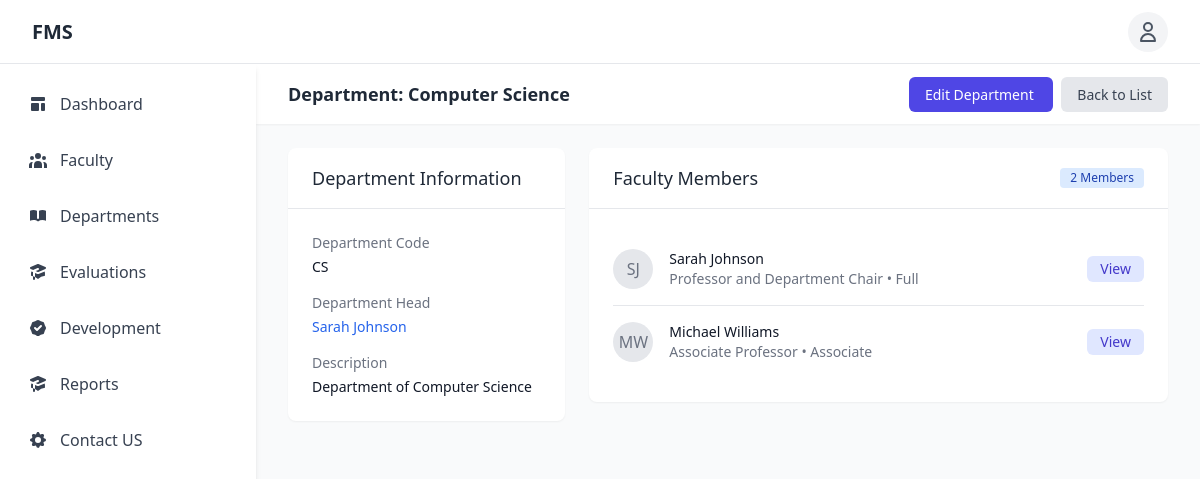
The page /department_view.php?id=1 (signed in) on the database its author committed.
### tables this page shows
CREATE TABLE `departments` (
  `department_id` int(11) NOT NULL,
  `name` varchar(100) NOT NULL,
  `code` varchar(10) NOT NULL,
  `description` text DEFAULT NULL,
  `head_id` int(11) DEFAULT NULL,
  `created_at` timestamp NOT NULL DEFAULT current_timestamp(),
  `updated_at` timestamp NOT NULL DEFAULT current_timestamp() ON UPDATE current_timestamp()
);

CREATE TABLE `faculty` (
  `faculty_id` int(11) NOT NULL,
  `department_id` int(11) NOT NULL,
  `position` varchar(100) NOT NULL,
  `rank` enum('assistant','associate','full','emeritus') NOT NULL,
  `hire_date` date NOT NULL,
  `tenure_status` enum('tenured','tenure_track','non_tenure') NOT NULL,
  `bio` text DEFAULT NULL,
  `office_location` varchar(50) DEFAULT NULL,
  `office_hours` text DEFAULT NULL
);

CREATE TABLE `users` (
  `user_id` int(11) NOT NULL,
  `first_name` varchar(50) NOT NULL,
  `last_name` varchar(50) NOT NULL,
  `email` varchar(100) NOT NULL,
  `password_hash` varchar(255) NOT NULL,
  `salt` varchar(32) NOT NULL,
  `role` enum('admin','department_head','faculty','reviewer') NOT NULL,
  `account_status` enum('active','suspended','pending') DEFAULT 'pending',
  `last_login` datetime DEFAULT NULL,
  `failed_login_attempts` int(11) DEFAULT 0,
  `password_reset_token` varchar(64) DEFAULT NULL,
  `password_reset_expires` datetime DEFAULT NULL,
  `created_at` timestamp NOT NULL DEFAULT current_timestamp(),
  `updated_at` timestamp NOT NULL DEFAULT current_timestamp() ON UPDATE current_timestamp()
);

### includes/data_access.php (called while the page is built, shortened)
<?php
function getDepartmentById($departmentId)
{
    global $pdo;
    try {
        $stmt = $pdo->prepare("
            SELECT d.*, CONCAT(u.first_name, ' ', u.last_name) as head_name
            FROM departments d
            LEFT JOIN users u ON d.head_id = u.user_id
            WHERE d.department_id = ?
        ");
        $stmt->execute([$departmentId]);
        return $stmt->fetch(PDO::FETCH_ASSOC);
    } catch (PDOException $e) {
        error_log("Database error in getDepartmentById: " . $e->getMessage());
        return null;
    }
}
?>

### department_view.php (the view, shortened to what this page needs)
<?php
require_once 'includes/config.php';
require_once 'includes/data_access.php';
$department_id = isset($_GET['id']) ? (int)$_GET['id'] : 0;
$department = getDepartmentById($department_id);
$faculty = $pdo->prepare("
    SELECT f.*, u.first_name, u.last_name, u.email
    FROM faculty f
    JOIN users u ON f.faculty_id = u.user_id
    WHERE f.department_id = ?
    ORDER BY u.last_name, u.first_name
");
$faculty->execute([$department_id]);
$departmentFaculty = $faculty->fetchAll(PDO::FETCH_ASSOC);
include 'includes/header.php';
include 'includes/sidebar.php';
?>
<div class="flex-1 sm:ml-64">
    <header class="bg-white shadow-sm">
        <div class="max-w-7xl mx-auto px-4 py-4 sm:px-6 lg:px-8 flex justify-between items-center">
            <h2 class="text-lg font-semibold text-gray-800">
                Department: <?php echo htmlspecialchars($department['name']); ?>
            </h2>
            <div>
                <a href="department_edit.php?id=<?php echo $department_id; ?>" class="bg-indigo-600 text-white px-4 py-2 rounded-md text-sm font-medium hover:bg-indigo-700 mr-2">
                    Edit Department
                </a>
                <a href="departments.php" class="bg-gray-200 text-gray-700 px-4 py-2 rounded-md text-sm font-medium hover:bg-gray-300">
                    Back to List
                </a>
            </div>
        </div>
    </header>
    <main class="max-w-7xl mx-auto px-4 py-6 sm:px-6 lg:px-8">
        <div class="grid grid-cols-1 lg:grid-cols-3 gap-6">
            <div class="lg:col-span-1">
                <div class="bg-white overflow-hidden shadow-sm rounded-lg">
                    <div class="border-b border-gray-200 px-6 py-4">
                        <h3 class="text-lg font-medium text-gray-800">Department Information</h3>
                    </div>
                    <div class="p-6 space-y-4">
                        <div>
                            <h4 class="text-sm font-medium text-gray-500">Department Code</h4>
                            <p class="mt-1 text-sm text-gray-900"><?php echo htmlspecialchars($department['code']); ?></p>
                        </div>
                        <div>
                            <dt class="text-sm font-medium text-gray-500">Department Head</dt>
                            <dd class="mt-1 text-sm text-gray-900">
                                <?php if ($department['head_id']): ?>
                                    <a href="faculty_view.php?id=<?php echo $department['head_id']; ?>" class="text-blue-600 hover:underline">
                                        <?php echo htmlspecialchars($department['head_name'] ?? 'Unknown'); ?>
                                    </a>
                                <?php else: ?>
                                    <span class="text-gray-500 italic">Not assigned</span>
                                <?php endif; ?>
                            </dd>
                        </div>
                        <div>
                            <h4 class="text-sm font-medium text-gray-500">Description</h4>
                            <p class="mt-1 text-sm text-gray-900"><?php echo htmlspecialchars($department['description'] ?? 'No description available.'); ?></p>
                        </div>
                    </div>
                </div>
            </div>
            <div class="lg:col-span-2">
                <div class="bg-white overflow-hidden shadow-sm rounded-lg">
                    <div class="border-b border-gray-200 px-6 py-4 flex justify-between items-center">
                        <h3 class="text-lg font-medium text-gray-800">Faculty Members</h3>
                        <span class="bg-blue-100 text-blue-800 text-xs font-medium px-2.5 py-0.5 rounded">
                            <?php echo count($departmentFaculty); ?> Members
                        </span>
                    </div>
                    <div class="p-6">
                        <?php if (empty($departmentFaculty)): ?>
                            <p class="text-gray-500">No faculty members in this department.</p>
                        <?php else: ?>
                            <ul class="divide-y divide-gray-200">
                                <?php foreach ($departmentFaculty as $member): ?>
                                    <li class="py-4">
                                        <div class="flex items-center space-x-4">
                                            <div class="flex-shrink-0 h-10 w-10 rounded-full bg-gray-200 flex items-center justify-center">
                                                <span class="text-gray-500 font-medium"><?php echo strtoupper(substr($member['first_name'], 0, 1) . substr($member['last_name'], 0, 1)); ?></span>
                                            </div>
                                            <div class="flex-1 min-w-0">
                                                <p class="text-sm font-medium text-gray-900 truncate">
                                                    <?php echo htmlspecialchars($member['first_name'] . ' ' . $member['last_name']); ?>
                                                </p>
                                                <p class="text-sm text-gray-500 truncate">
                                                    <?php echo htmlspecialchars($member['position'] . ' • ' . ucfirst($member['rank'])); ?>
                                                </p>
                                            </div>
                                            <div>
                                                <a href="faculty_view.php?id=<?php echo $member['faculty_id']; ?>" class="inline-flex items-center px-3 py-1 border border-transparent text-sm leading-4 font-medium rounded-md text-indigo-700 bg-indigo-100 hover:bg-indigo-200">
                                                    View
                                                </a>
                                            </div>
                                        </div>
                                    </li>
                                <?php endforeach; ?>
                            </ul>
                        <?php endif; ?>
                    </div>
                </div>
            </div>
        </div>
    </main>
</div>
<?php include 'includes/footer.php'; ?>

### includes/header.php (style rules this page uses)
body { padding-top: 4rem; }

### rows shown on the page
departments: name "Computer Science", code "CS", description "Department of Computer Science"
faculty: faculty_id.last_name "SJ", faculty_id.last_name "Sarah Johnson", position+rank "Professor and Department Chair • Full"
faculty: faculty_id.last_name "MW", faculty_id.last_name "Michael Williams", position+rank "Associate Professor • Associate"

### other values the page prints
$department['head_name'] "Sarah Johnson"
count($departmentFaculty) "2"
